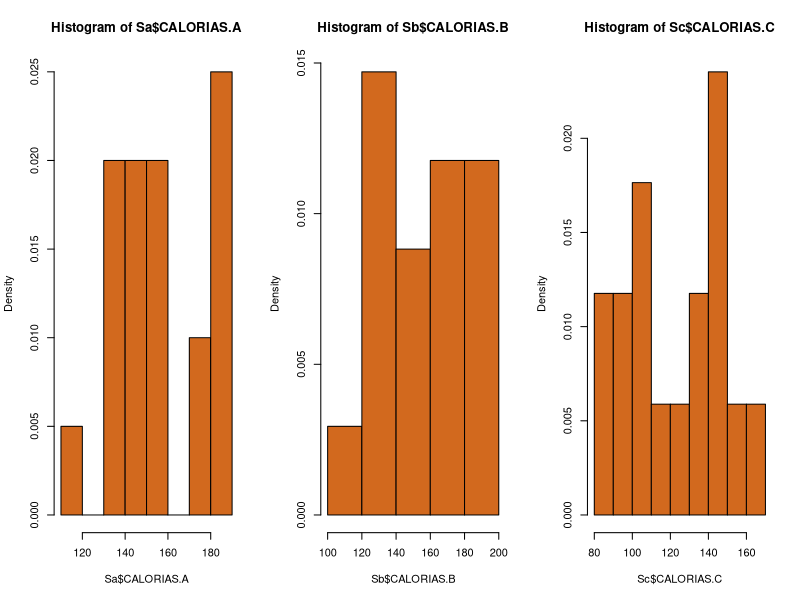
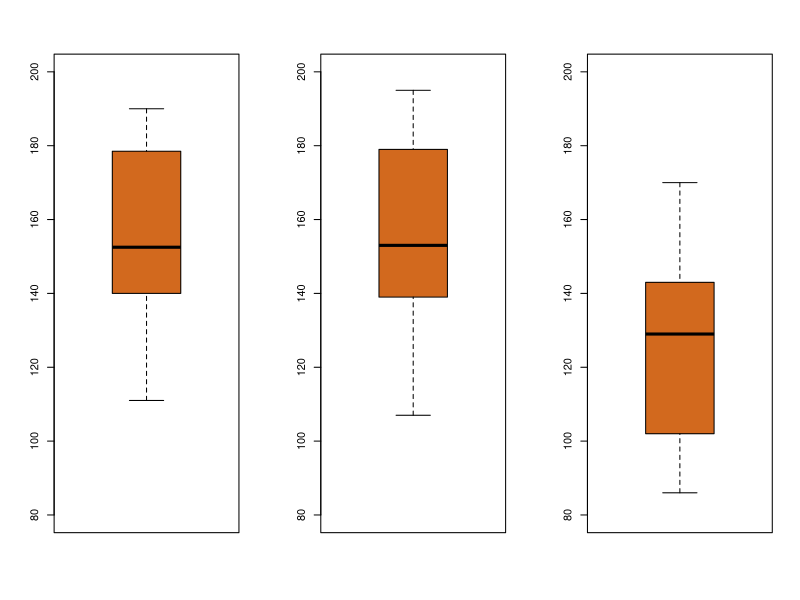

The R source for these figures, in order: (Note: this script raises an error after producing the figures.)
#B
Sa<-read.table("salchichas_A.txt", header=TRUE)
Sb<-read.table("salchichas_B.txt", header=TRUE)
Sc<-read.table("salchichas_C.txt", header=TRUE)

#graficar uno al lado del otro
par(mfrow=c(1,3))
hist(Sa$CALORIAS.A, col="chocolate", freq=FALSE)
hist(Sb$CALORIAS.B, col="chocolate", freq=FALSE)
hist(Sc$CALORIAS.C, col="chocolate", freq=FALSE)
par(mfrow=c(1,1))


# lo mismo con los boxplot
par(mfrow=c(1,3))
boxplot(Sa$CALORIAS.A, col="chocolate", ylim=c(80,200))
boxplot(Sb$CALORIAS.B, col="chocolate", ylim=c(80,200))
boxplot(Sc$CALORIAS.C, col="chocolate", ylim=c(80,200))
par(mfrow=c(1,1))

#o 
boxplot(Sa$CALORIAS.A,Sb$CALORIAS.B,Sc$CALORIAS.C, col=colores[4:6])

# con ggplot2
library(ggplot2)

#para superponerlos tienen que estar en el mismo data frame y no pueden medir diferente...
salchichas<-cbind(Sa[1:17,],Sb,Sc)
ggplot(salchichas) + 
  geom_histogram(aes(x=CALORIAS.A,y = ..density..),alpha=0.5, bins=8,
                 fill = col1, color = "black") + 
  geom_histogram(aes(x=CALORIAS.B,y = ..density..),alpha=0.5, bins=8,
                 fill = col2, color = "black") + 
  geom_histogram(aes(x= CALORIAS.C,y = ..density..),alpha=0.5, bins=8,
                 fill = col3, color = "black") + 
  theme_light()

# si no hago lo mismo que antes y los pongo al lado usando grid.arrange

library(gridExtra)
g1<-ggplot(Sa) + 
  geom_histogram(aes(x=CALORIAS.A,y = ..density..),alpha=0.5, bins=8,
                 fill = col1, color = "black") +   theme_light()
g2<-ggplot(Sb) + 
  geom_histogram(aes(x=CALORIAS.B,y = ..density..),alpha=0.5, bins=8,
                 fill = col2, color = "black") +   theme_light()
g3<-ggplot(Sc) + 
  geom_histogram(aes(x=CALORIAS.C,y = ..density..),alpha=0.5, bins=8,
                 fill = col3, color = "black") +   theme_light()

grid.arrange(g1, g2, g3, ncol=3, nrow =1)


#tengo una mejor!!

clase<-c(rep("A", 20), rep("B", 17), rep("C", 17))
Calorias<-data.frame("Calorias"=c(Sa$CALORIAS.A,Sb$CALORIAS.B,Sc$CALORIAS.C),"Tipo"=clase)

ggplot(Calorias, aes(x=Calorias, fill=Tipo)) + 
  geom_histogram(aes(x=Calorias,y = ..density..),alpha=0.5, color="black")+
  theme_light()

ggplot(Calorias, aes(y=Calorias, fill=Tipo)) + 
  geom_boxplot()+
  theme_light()


#para graficar una funcion cualquiera
x<-seq(-50, 50, length=10000)
plot(x,cos(x),type="l")
lines(x, sin(x), col="chocolate")
points(5:10,cos(5:10), col="firebrick", pch=15)
lines(x, dnorm(x))
